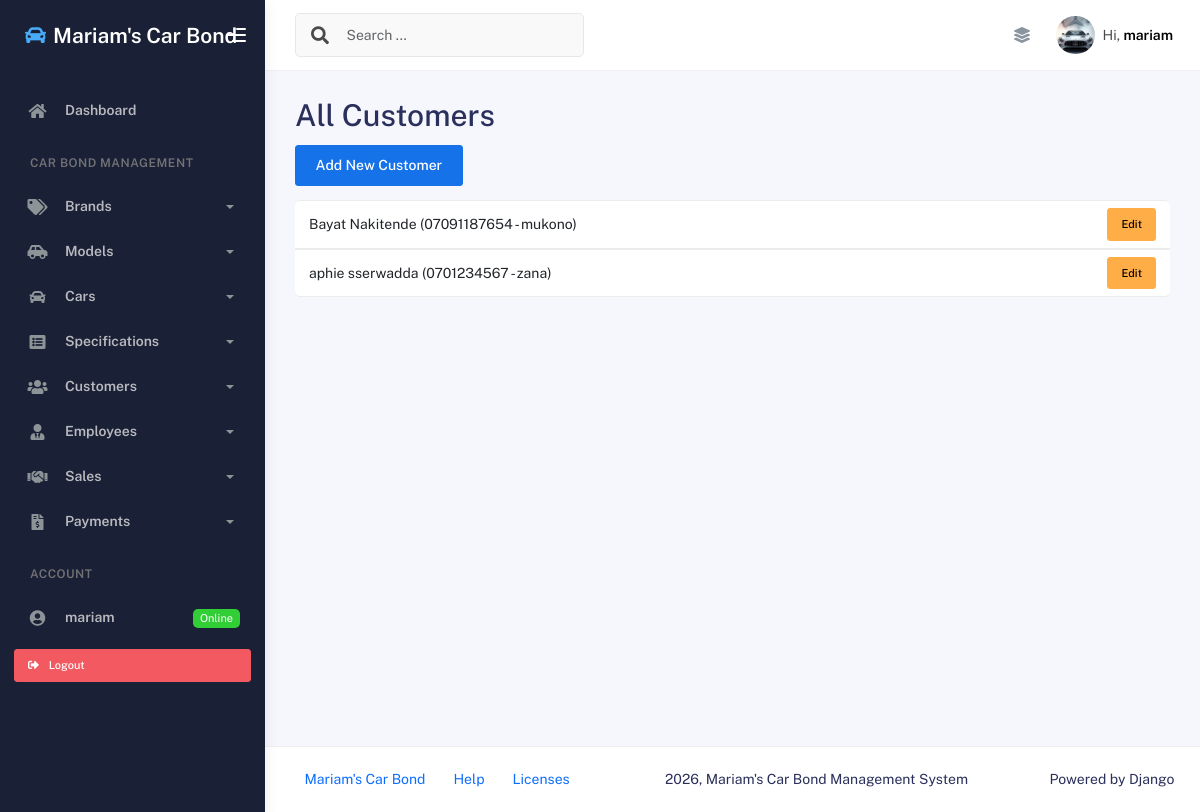
The page /customer/ (signed in) on the database its author committed.
### App/models.py (models this page shows, shortened)
class Customer(models.Model):
    GENDER_OPTIONS = [
        ('M','Male'),
        ('F','Female')
    ]
    first_name = models.CharField(max_length=20)
    last_name = models.CharField(max_length=20)
    contact = models.CharField(max_length=15)
    address = models.CharField(max_length=100)
    gender = models.CharField(max_length=2, choices=GENDER_OPTIONS)

### App/views.py (the view)
# urls.py: path('customer/', customer_list_view, name='customer_list_page'),
@login_required
def customer_list_view(req):
    customers = Customer.objects.all()
    return render(req, 'customer_list.html', {'customers':customers})

### App/templates/customer_list.html
{% extends 'base.html' %}
{% block content %}
    <h1>All Customers</h1>
    <a href="{% url 'add_customer_page' %}" class="btn btn-primary mb-3">Add New Customer</a>
    <ul class="list-group">
        {% for customer in customers %}
            <li class="list-group-item d-flex justify-content-between align-items-center">
                {{ customer.first_name }} {{ customer.last_name }} ({{ customer.contact }} - {{ customer.address }})
                <a href="{% url 'edit_customer_page' customer.id %}" class="btn btn-sm btn-warning">Edit</a>
            </li>
        {% empty %}
            <li class="list-group-item">No customers found.</li>
        {% endfor %}
    </ul>
{% endblock content %}

### App/templates/base.html (shortened to what this page needs)
{% load static %}
<!DOCTYPE html>
<html lang="en">
<head>
    <link rel="stylesheet" href="{% static 'assets/css/bootstrap.min.css' %}" />
    <link rel="stylesheet" href="{% static 'assets/css/plugins.min.css' %}" />
    <link rel="stylesheet" href="{% static 'assets/css/kaiadmin.min.css' %}" />
</head>
<body>
    <div class="wrapper">
      <div class="sidebar" data-background-color="dark">
        <div class="sidebar-logo">
          <div class="logo-header" data-background-color="dark">
            <a href="{% url 'index_page' %}" class="logo text-white text-decoration-none d-flex align-items-center">
              <i class="fas fa-car text-info me-2 fs-4"></i>
              <span class="fw-bold fs-4 text-white">Mariam's Car Bond</span>
            </a>
            <div class="nav-toggle">
              <button class="btn btn-toggle toggle-sidebar">
                <i class="gg-menu-right"></i>
              </button>
            </div>
          </div>
        </div>
        <div class="sidebar-wrapper scrollbar scrollbar-inner">
          <div class="sidebar-content">
            <ul class="nav nav-secondary">
              <li class="nav-item">
                <a href="{% url 'index_page' %}">
                  <i class="fas fa-home"></i>
                  <p>Dashboard</p>
                </a>
              </li>
              <li class="nav-section">
                <h4 class="text-section">Car Bond Management</h4>
              </li>
              <li class="nav-item">
                <a data-bs-toggle="collapse" href="#brandsMenu">
                  <i class="fas fa-tags"></i>
                  <p>Brands</p>
                  <span class="caret"></span>
                </a>
              </li>
              <li class="nav-item">
                <a data-bs-toggle="collapse" href="#modelsMenu">
                  <i class="fas fa-car-side"></i>
                  <p>Models</p>
                  <span class="caret"></span>
                </a>
              </li>
              <li class="nav-item">
                <a data-bs-toggle="collapse" href="#carsMenu">
                  <i class="fas fa-car"></i>
                  <p>Cars</p>
                  <span class="caret"></span>
                </a>
              </li>
              <li class="nav-item">
                <a data-bs-toggle="collapse" href="#specsMenu">
                  <i class="fas fa-list-alt"></i>
                  <p>Specifications</p>
                  <span class="caret"></span>
                </a>
              </li>
              <li class="nav-item">
                <a data-bs-toggle="collapse" href="#customersMenu">
                  <i class="fas fa-users"></i>
                  <p>Customers</p>
                  <span class="caret"></span>
                </a>
              </li>
              <li class="nav-item">
                <a data-bs-toggle="collapse" href="#employeesMenu">
                  <i class="fas fa-user-tie"></i>
                  <p>Employees</p>
                  <span class="caret"></span>
                </a>
              </li>
              <li class="nav-item">
                <a data-bs-toggle="collapse" href="#salesMenu">
                  <i class="fas fa-handshake"></i>
                  <p>Sales</p>
                  <span class="caret"></span>
                </a>
              </li>
              <li class="nav-item">
                <a data-bs-toggle="collapse" href="#paymentsMenu">
                  <i class="fas fa-file-invoice-dollar"></i>
                  <p>Payments</p>
                  <span class="caret"></span>
                </a>
              </li>
              <li class="nav-section">
                <h4 class="text-section">Account</h4>
              </li>
              {% if user.is_authenticated %}
                <li class="nav-item">
                  <a href="#">
                    <i class="fas fa-user-circle"></i>
                    <p>{{ user.username }}</p>
                    <span class="badge badge-success">Online</span>
                  </a>
                </li>
                <li class="nav-item px-3 py-2">
                  <form method="POST" action="{% url 'logout' %}">
                    <button type="submit" class="btn btn-danger btn-sm w-100 text-start">
                      <i class="fas fa-sign-out-alt me-2"></i> Logout
                    </button>
                  </form>
                </li>
              {% endif %}
            </ul>
          </div>
        </div>
      </div>
      <div class="main-panel">
        <div class="main-header">
          <nav
            class="navbar navbar-header navbar-header-transparent navbar-expand-lg border-bottom"
          >
            <div class="container-fluid">
              <nav
                class="navbar navbar-header-left navbar-expand-lg navbar-form nav-search p-0 d-none d-lg-flex"
              >
                <div class="input-group">
                  <div class="input-group-prepend">
                    <button type="submit" class="btn btn-search pe-1">
                      <i class="fa fa-search search-icon"></i>
                    </button>
                  </div>
                  <input
                    type="text"
                    placeholder="Search ..."
                    class="form-control"
                  />
                </div>
              </nav>
              <ul class="navbar-nav topbar-nav ms-md-auto align-items-center">
                <li class="nav-item topbar-icon dropdown hidden-caret">
                  <a
                    class="nav-link"
                    data-bs-toggle="dropdown"
                    href="#"
                    aria-expanded="false"
                  >
                    <i class="fas fa-layer-group"></i>
                  </a>
                </li>
                <li class="nav-item topbar-user dropdown hidden-caret">
                  <a
                    class="dropdown-toggle profile-pic"
                    data-bs-toggle="dropdown"
                    href="#"
                    aria-expanded="false"
                  >
                    <div class="avatar-sm">
                      <img
                        src="{% static 'assets/img/car.jpg.jpg' %}"
                        alt="Car profile image"
                        class="avatar-img rounded-circle"
                      />
                    </div>
                    <span class="profile-username">
                      <span class="op-7">Hi,</span>
                      <span class="fw-bold">{{ user.username|default:"Guest" }}</span>
                    </span>
                  </a>
                </li>
              </ul>
            </div>
          </nav>
        </div>
        <div class="container">
          <div class="page-inner">
            {% block content %}
            {% endblock content %}
          </div>
        </div>
        <footer class="footer">
          <div class="container-fluid d-flex justify-content-between">
            <nav class="pull-left">
              <ul class="nav">
                <li class="nav-item">
                  <a class="nav-link" href="{% url 'index_page' %}">
                    Mariam's Car Bond
                  </a>
                </li>
                <li class="nav-item">
                  <a class="nav-link" href="#"> Help </a>
                </li>
                <li class="nav-item">
                  <a class="nav-link" href="#"> Licenses </a>
                </li>
              </ul>
            </nav>
            <div class="copyright">
              2026, Mariam's Car Bond Management System
            </div>
            <div>
              Powered by Django
            </div>
          </div>
        </footer>
      </div>
    </div>
</body>
</html>

### rows shown on the page
Customer: first_name "Bayat", last_name "Nakitende", contact "07091187654", address "mukono"
Customer: first_name "aphie", last_name "sserwadda", contact "0701234567", address "zana"

### other values the page prints
{{ user.username }} "mariam"
{{ user.username|default:"Guest" }} "mariam"
